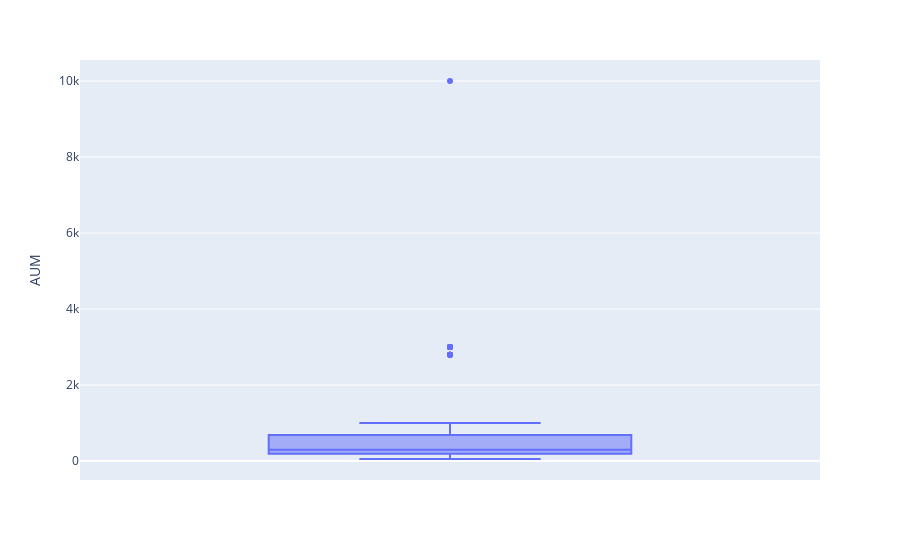

Notebook code cell kept with this figure:
### Code cell
import plotly.express as px
fig = px.box(data, y='AUM')
fig.show()

### Figure 1 — Plotly figure (JSON) as saved in the notebook; plotly's stock layout.template omitted (floating-point values rounded to 4 significant figures)
{"data": [{"hovertemplate": "AUM=%{y}", "showlegend": false, "legendgroup": "", "name": "", "yaxis": "y", "y": [885, 885, 885, 300, 300, 300, 300, 300, 300, 300, 300, 300, 150, 2800, 2800, 2800, 2800, 2800, 2800, 2800, 1000, 1000, 60, 381, 381, 381, 381, 381, 381, 3000, 3000, 3000, 3000, 3000, 3000, 3000, 3000, 10000, 429.5, 429.5, 429.5, 380, 380, 60.2, 60.2, 60.2, 242, 242, 242, 242, 242, 242, 242, 242, 242, 190, 190, 190, 190, 190, 190, 190, 190, 190, 190, 190, 190, 190, 190, 190, 130, 54, 54, 75, 75, 75, 481, 481, 481, 481, 481, 481, 481, 481], "hoverlabel": {"namelength": 0}, "offsetgroup": "", "xaxis": "x", "marker": {"color": "#636efa"}, "y0": " ", "alignmentgroup": "True", "type": "box", "x0": " ", "notched": false, "orientation": "v"}], "layout": {"boxmode": "group", "yaxis": {"domain": [0, 1], "anchor": "x", "title": {"text": "AUM"}}, "xaxis": {"domain": [0, 1], "anchor": "y"}, "margin": {"t": 60}, "legend": {"tracegroupgap": 0}}}
